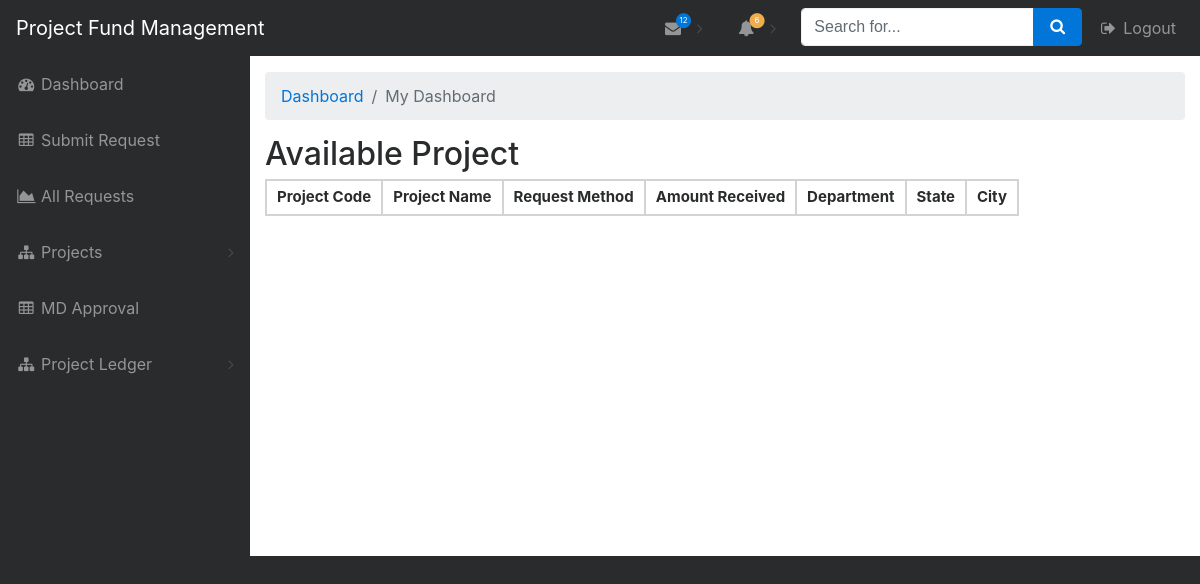
The app's page /index.php/admin/view_project, older data.
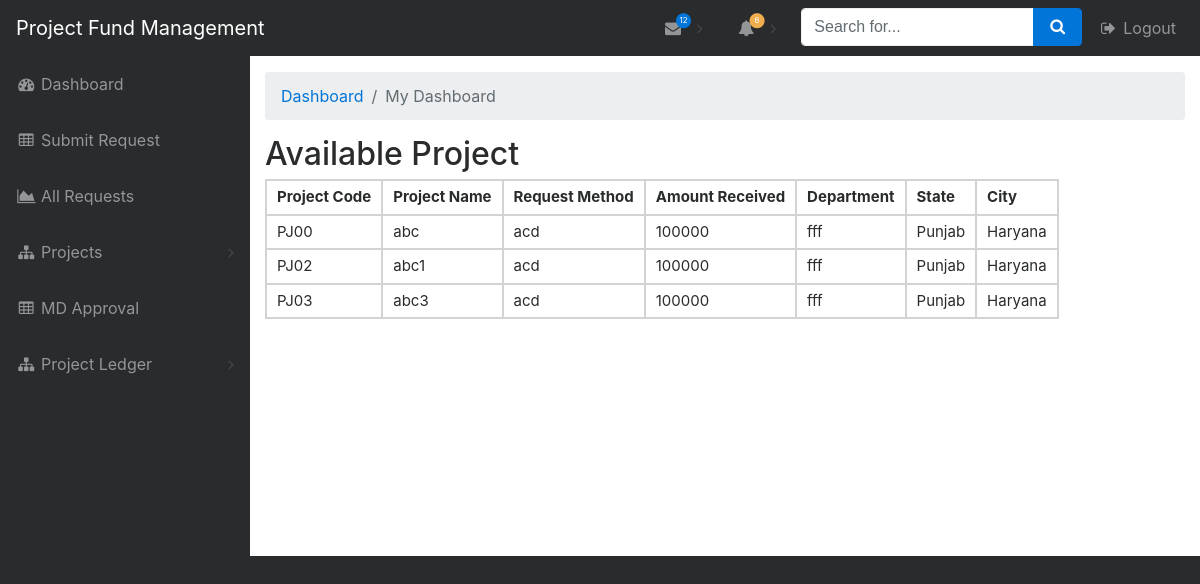
The same page, newer data.
### tables this page shows
CREATE TABLE `new_project` (
  `pro_id` int(11) NOT NULL,
  `pro_code` varchar(255) NOT NULL,
  `pro_name` varchar(255) NOT NULL,
  `req_method` varchar(255) NOT NULL,
  `amt_rec` varchar(255) NOT NULL,
  `department` varchar(255) NOT NULL,
  `state` varchar(255) NOT NULL,
  `city` varchar(255) NOT NULL
);

### application/controllers/Admin.php (called while the page is built, shortened)
<?php
class Admin extends CI_Controller {
	public function __construct(){
        $this->load->helper('form');
        $this->load->helper('url');
		$this->load->helper('html');
		$this->load->library('table');
		$this->load->library('Session');
		$this->load->helper('cookie');
		$this->load->model('fms_database');
    }
	public function view_project() {
		$projects['projects'] = $this->fms_database->view_projects();
		$this->load->view('admin/view_projects',$projects);
	}
}

### index.php (called while the page is built, shortened)
<?php
require_once BASEPATH.'core/CodeIgniter.php';

### application/models/fms_database.php (called while the page is built, shortened)
<?php
class fms_database extends CI_Model {
	public function view_projects(){
		$query = $this->db->query('select * from new_project');
		return $query->result_array();
	}
}

### application/views/admin/view_projects.php (the view, shortened to what this page needs)
<?php	$this->load->view('admin/includes/header');	?>
<?php	$this->load->view('admin/includes/navbar');	?>
	<div class="content-wrapper py-3">
		<div class="container-fluid">
			<?php	$this->load->view('admin/includes/Breadcrumb');	?>
            <div><h2>Available Project</h2></div>
            <table>
                <tr>
                    <th>Project Code</th>
                    <th>Project Name</th>
                    <th>Request Method</th>
                    <th>Amount Received</th>
                    <th>Department</th>
                    <th>State</th>
                    <th>City</th>
                </tr>
                <?php
                    foreach($projects as $key => $val){
                        echo" <tr><td>".$val['pro_code']."</td>";
                        echo"<td>".$val['pro_name']."</td>";
                        echo"<td>".$val['req_method']."</td>";
                        echo"<td>".$val['amt_rec']."</td>";
                        echo"<td>".$val['department']."</td>";
                        echo"<td>".$val['state']."</td>";
                        echo"<td>".$val['city']."</td></tr>";
                    }
                ?>
            </table>
		</div>
	</div>

### application/views/admin/includes/header.php (shortened to what this page needs)
<!DOCTYPE html>
<html lang="en">
<head>
    <link href="<?php echo base_url('assets/vendor/bootstrap/css/bootstrap.min.css');?>" rel="stylesheet">
    <link href="<?php echo base_url('assets/vendor/font-awesome/css/font-awesome.min.css'); ?>" rel="stylesheet" type="text/css">
    <link href="<?php echo base_url('assets/vendor/datatables/dataTables.bootstrap4.css'); ?>" rel="stylesheet">
    <link href="<?php echo base_url('assets/css/sb-admin.css'); ?>" rel="stylesheet">
    <link href="<?php echo base_url('assets/css/admin_custom.css');?>" rel="stylesheet">
</head>
<body id="page-top">

### application/views/admin/includes/navbar.php (shortened to what this page needs)
<nav id="mainNav" class="navbar static-top navbar-toggleable-md navbar-inverse bg-inverse">
	<a class="navbar-brand" href="#">Project Fund Management</a>
	<div class="collapse navbar-collapse" id="navbarExample">
		<ul class="sidebar-nav navbar-nav">
			<li class="nav-item <?php if($this->uri->segment(2)==""){echo "active";}?>">
				<?php echo anchor('admin/', '<i class="fa fa-fw fa-dashboard"></i> Dashboard', 'class="nav-link"') ?>
			</li>
            <li class="nav-item <?php if($this->uri->segment(2)=="submit_request"){echo "active";}?>">
	            <?php echo anchor('admin/submit_request', '<i class="fa fa-fw fa-table"></i> Submit Request', 'class="nav-link"') ?>
            </li>
			<li class="nav-item <?php if($this->uri->segment(2)=="all_requests"){echo "active";}?>">
				<?php echo anchor('admin/all_requests', '<i class="fa fa-fw fa-area-chart"></i> All Requests', 'class="nav-link"') ?>
			</li>
            <li class="nav-item <?php if($this->uri->segment(2)=="add_project"){echo "active";}?>">
                <a class="nav-link nav-link-collapse collapsed" data-toggle="collapse" href="#collapseMulti2"><i class="fa fa-fw fa-sitemap"></i> Projects</a>
            </li>
            <li class="nav-item <?php if($this->uri->segment(2)=="md_approval"){echo "active";}?>">
	            <?php echo anchor('admin/md_approval', '<i class="fa fa-fw fa-table"></i> MD Approval', 'class="nav-link"') ?>
            </li>
            <li class="nav-item <?php if($this->uri->segment(2)=="add_project_ledger"){echo "active";}?>">
                <a class="nav-link nav-link-collapse collapsed" data-toggle="collapse" href="#collapseMulti1"><i class="fa fa-fw fa-sitemap"></i> Project Ledger</a>
            </li>
		</ul>
		<ul class="navbar-nav ml-auto">
			<li class="nav-item dropdown">
				<a class="nav-link dropdown-toggle mr-lg-2" href="#" id="messagesDropdown" data-toggle="dropdown" aria-haspopup="true" aria-expanded="false">
					<i class="fa fa-fw fa-envelope"></i> <span class="hidden-lg-up">Messages <span class="badge badge-pill badge-primary">12 New</span></span>
					<span class="new-indicator text-primary hidden-md-down"><i class="fa fa-fw fa-circle"></i><span class="number">12</span></span>
				</a>
			</li>
			<li class="nav-item dropdown">
				<a class="nav-link dropdown-toggle mr-lg-2" href="#" id="alertsDropdown" data-toggle="dropdown" aria-haspopup="true" aria-expanded="false">
					<i class="fa fa-fw fa-bell"></i> <span class="hidden-lg-up">Alerts <span class="badge badge-pill badge-warning">6 New</span></span>
					<span class="new-indicator text-warning hidden-md-down"><i class="fa fa-fw fa-circle"></i><span class="number">6</span></span>
				</a>
			</li>
			<li class="nav-item">
				<form class="form-inline my-2 my-lg-0 mr-lg-2">
					<div class="input-group">
						<input type="text" class="form-control" placeholder="Search for...">
						<span class="input-group-btn">
                        <button class="btn btn-primary" type="button"><i class="fa fa-search"></i></button>
                    </span>
					</div>
				</form>
			</li>
			<li class="nav-item">
				<a class="nav-link" href="<?php echo base_url('admin/logout'); ?>"><i class="fa fa-fw fa-sign-out"></i> Logout</a>
			</li>
		</ul>
	</div>
</nav>

### application/views/admin/includes/breadcrumb.php
<ol class="breadcrumb">
	<li class="breadcrumb-item"><a href="#">Dashboard</a></li>
	<li class="breadcrumb-item active">My Dashboard</li>
</ol>

### assets/css/sb-admin.css (style rules this page uses)
body { background: #292b2c; }
.content-wrapper { background: white; }
@media (min-width: 992px) { .content-wrapper { margin-left: 250px; } }
.navbar-inverse input.form-control { border-color: #eceeef; }
#mainNav .navbar-collapse { overflow: auto; max-height: 75vh; }
#mainNav .navbar-collapse .navbar-nav.sidebar-nav .nav-link-collapse:after { font-family: 'FontAwesome'; float: right; content: '\f107'; color: #464a4c; }
#mainNav .navbar-collapse .navbar-nav.sidebar-nav .nav-link-collapse.collapsed:after { content: '\f105'; }
#mainNav .navbar-collapse .navbar-nav > .nav-item.dropdown > .nav-link { position: relative; min-width: 45px; }
#mainNav .navbar-collapse .navbar-nav > .nav-item.dropdown > .nav-link:after { font-family: 'FontAwesome'; float: right; width: auto; content: '\f105'; color: #464a4c; border: none; }
#mainNav .navbar-collapse .navbar-nav > .nav-item.dropdown > .nav-link .new-indicator { font-size: 1.1rem; position: absolute; top: 0; right: 25px; }
#mainNav .navbar-collapse .navbar-nav > .nav-item.dropdown > .nav-link .new-indicator .number { font-size: .5rem; position: absolute; top: 6px; left: 0; width: 22.625px; text-align: center; color: white; }
@media (min-width: 992px) { #mainNav .navbar-brand { width: 250px; } }
@media (min-width: 992px) { #mainNav .navbar-collapse { overflow: visible; max-height: none; } }
@media (min-width: 992px) { #mainNav .navbar-collapse .navbar-nav.sidebar-nav { position: absolute; top: 0; left: 0; overflow: auto; flex-direction: column; height: 100vh; margin-top: 56px; padding-bottom: 56px; background: #292b2c; -webkit-flex-direction: column; -ms-flex-direction: column; } }
@media (min-width: 992px) { #mainNav .navbar-collapse .navbar-nav.sidebar-nav > .nav-item { width: 250px; padding: 0; } }
@media (min-width: 992px) { #mainNav .navbar-collapse .navbar-nav.sidebar-nav > .nav-item > .nav-link { padding: 1em; } }
@media (min-width: 992px) { #mainNav .navbar-collapse .navbar-nav > .nav-item.dropdown > .nav-link { min-width: 0; } }
@media (min-width: 992px) { #mainNav .navbar-collapse .navbar-nav > .nav-item.dropdown > .nav-link:after { width: 24px; text-align: center; } }

### assets/css/admin_custom.css (style rules this page uses)
table td, table th { border: 2px solid lightgray; font-size: 15px; padding: 5px 10px; }
select, input { min-width: 50%; }
.content-wrapper.py-3 { min-height: 500px; }
* { .border-radius(0) !important; }
.form-control { width: auto; }

Row changes from the older to the newer data that the page shows:
added new_project: pro_code "PJ00", pro_name "abc", req_method "acd", amt_rec "100000", department "fff", state "Punjab", city "Haryana"
added new_project: pro_code "PJ02", pro_name "abc1", req_method "acd", amt_rec "100000", department "fff", state "Punjab", city "Haryana"
added new_project: pro_code "PJ03", pro_name "abc3", req_method "acd", amt_rec "100000", department "fff", state "Punjab", city "Haryana"
